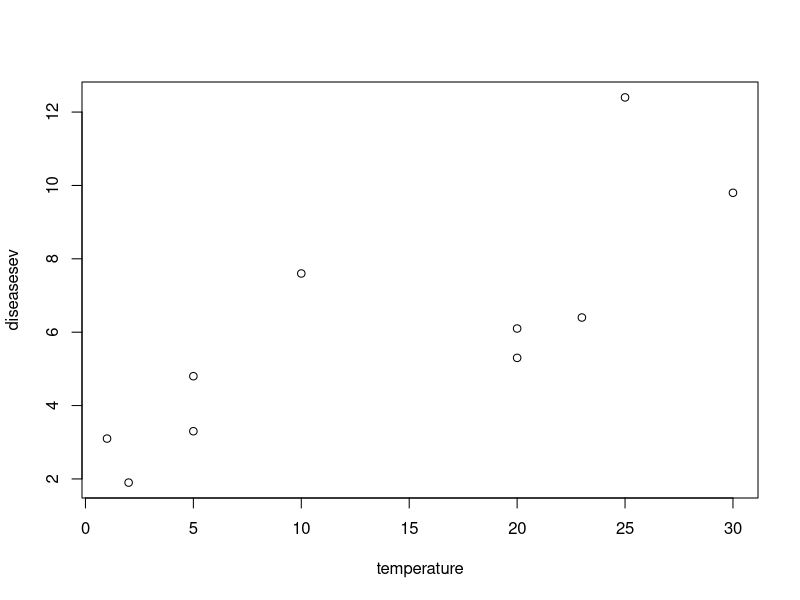
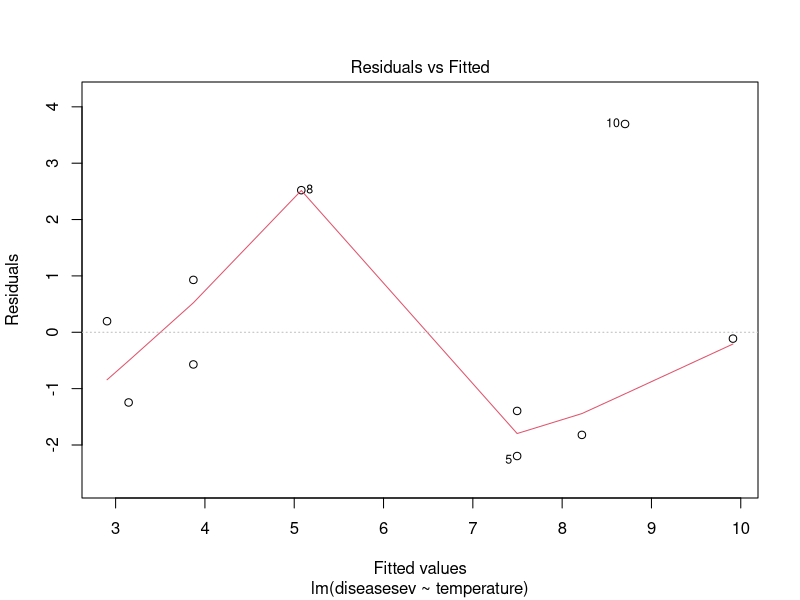
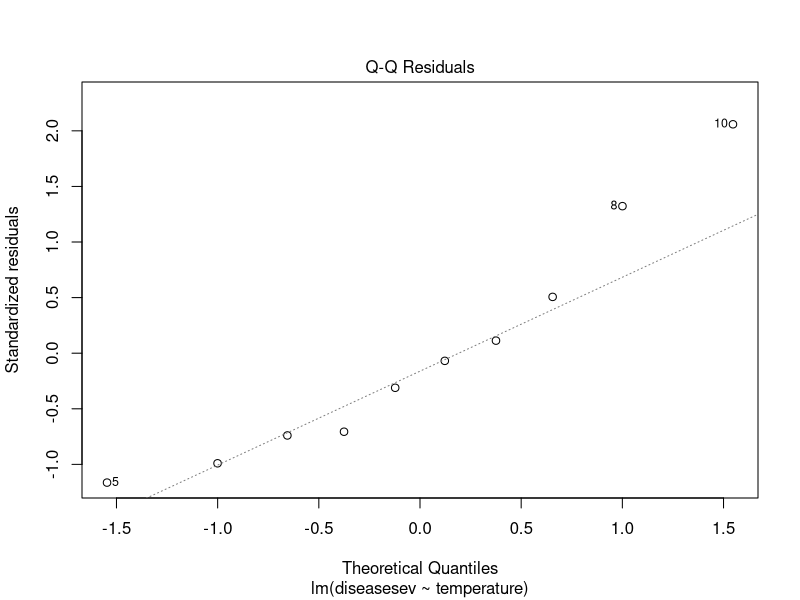
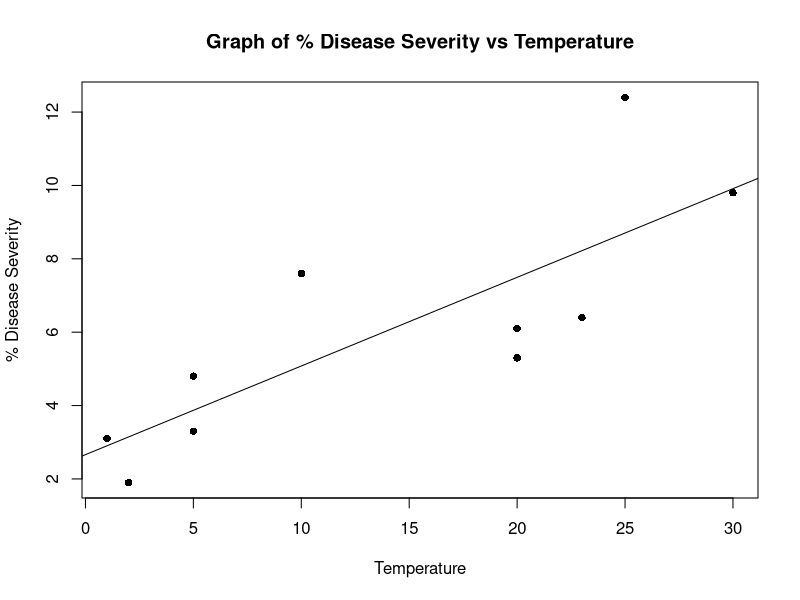

Here is the R script that generated these plots, in order:
#Linear regression analysisfor summarizing disease progress


#Linear regression in R

## Disease severity as a function of temperature
# Response variable, disease severity
diseasesev<-c(1.9,3.1,3.3,4.8,5.3,6.1,6.4,7.6,9.8,12.4)
# Predictor variable, (Centigrade)
temperature<-c(2,1,5,5,20,20,23,10,30,25)
# Take a look at the data
plot(temperature,diseasesev)

## For convenience, the data may be formatted into a dataframe
severity <- as.data.frame(cbind(diseasesev,temperature))
## Fit a linear model for the data and summarize
##   the output from function lm()
severity.lm <- lm(diseasesev~temperature,data=severity)
## Generate a summary of the linear model
summary(severity.lm)


#Graphical tools for testing assumptions

## which=1 produces a graph of residuals vs fitted values
plot(severity.lm, which=1)

## which=2 produces a graph of a quantile-quantile (QQ) plot
plot(severity.lm,which=2)

options(digits=4)
fit.with.se<-predict(
        severity.lm,
        se.fit=TRUE
)
data.frame(
        severity,
        fitted.value=predict(severity.lm),
        residual=resid(severity.lm),
        fit.with.se
)

plot(
 diseasesev~temperature,
        data=severity,
        xlab="Temperature",
        ylab="% Disease Severity",
        pch=16
)
abline(severity.lm,lty=1)
title(main="Graph of % Disease Severity vs Temperature")

## Predict disease severity for three new temperatures
new <- data.frame(temperature=c(15,16,17))
predict(
        severity.lm,
        newdata=new,
        interval="confidence"
)

#https://www.apsnet.org/edcenter/disimpactmngmnt/topc/EcologyAndEpidemiologyInR/DiseaseProgress/Pages/LinearRegression.aspx
